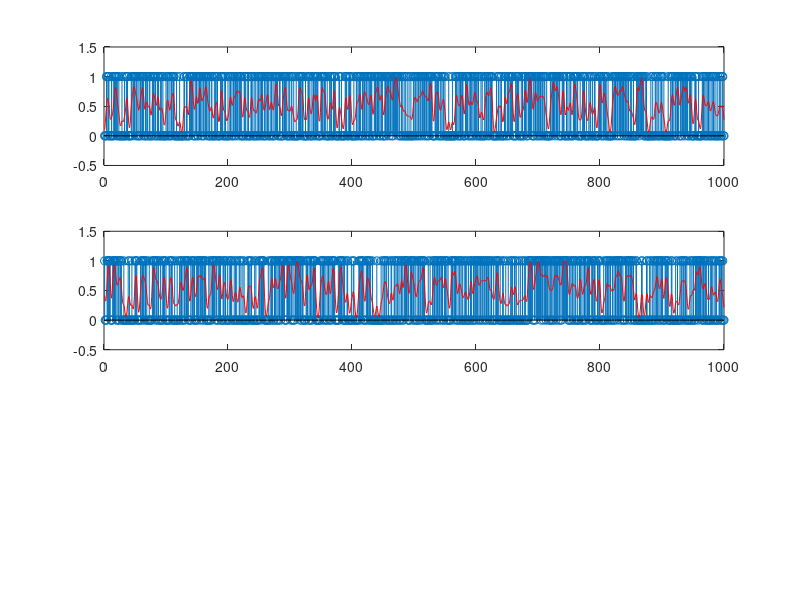
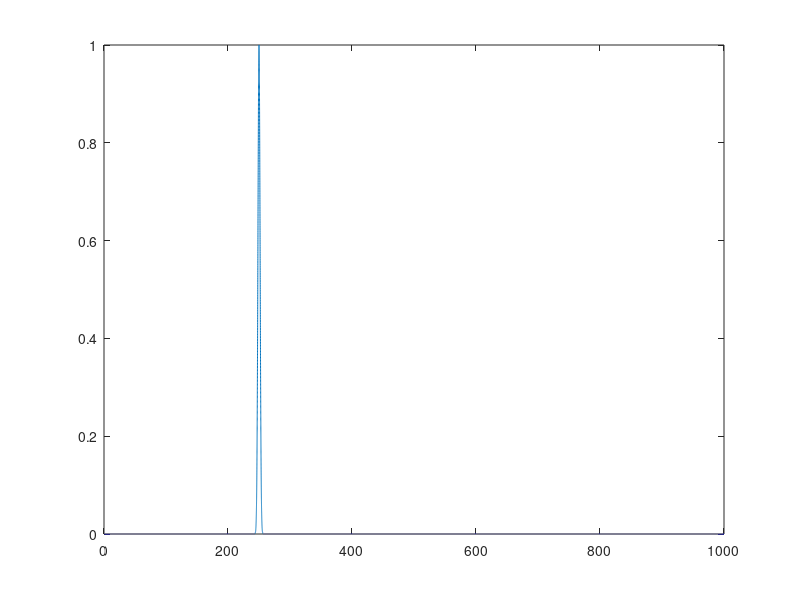

Write MATLAB code to recreate these figures, in order. (Note: this script raises an error after producing the figures.)
minx = 1; 
maxx = 1000;
x = minx:maxx; % for discrete plots
fineness = 1/100; 
finex = minx:fineness:maxx;
dim = 2;
y = randi(2,dim,size(x,2))-1;

% y = [zeros(1,50), ones(1,50); zeros(1,30), ones(1,50), zeros(1,20);  zeros(1,30), ones(1,60), zeros(1,10)];
h1 =  figure;
for ii = 1:dim
    subplot(3,1,ii)
    stem(x,y(ii,:));
    ylim([-0.5, 1.5]);
end


FWHM = 4;
sig = FWHM/sqrt(8*log(2));
kerny = exp(-(finex-250).^2/(2*sig^2));
figure
plot(finex, kerny);

sy = zeros(size(y));
for ii = 1:dim
    for xi = x
      kerny_i = exp(-(x-xi).^2/(2*sig^2));
      kerny_i = kerny_i / sum(kerny_i);
      sy(ii,xi)  = sum(y(ii,:).*kerny_i);
    end
end

figure(h1)
for ii = 1:dim
    subplot(3,1,ii)
    hold on;
    plot(x,sy(ii,:),'r')
    ylim([-0.5, 1.5]);
end


c = colorGradient([0 0 1], [1 0 0],maxx);
figure()
hold on
for ii = 1:length(sy(1,:)) 
    plot(sy(1,ii),sy(2,ii),'.','MarkerSize',20,'Color',c(ii,:));
end
hold on
plot3(sy(1,:),sy(2,:),x,'--');
respMetric = mean(sqrt(sy(1,:).^2 + sy(2,:).^2))/sqrt(dim);

disp(['The normalized mean response metric = ', num2str(respMetric)]);